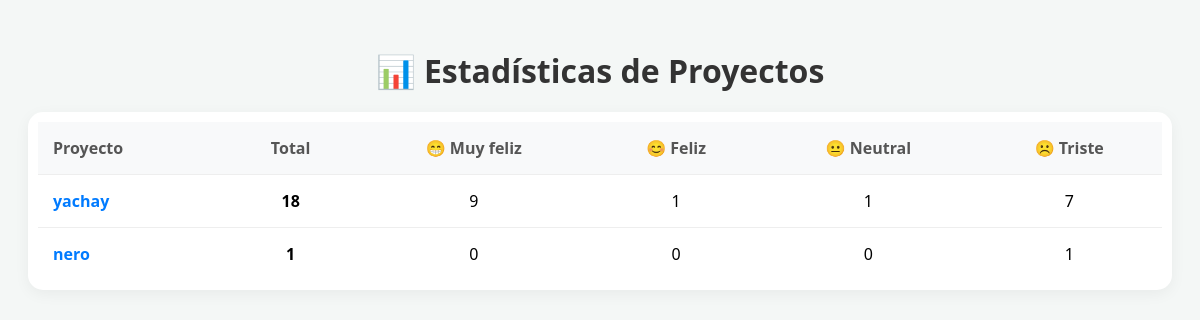
/estadisticas/, run on an earlier commit of the app's database.
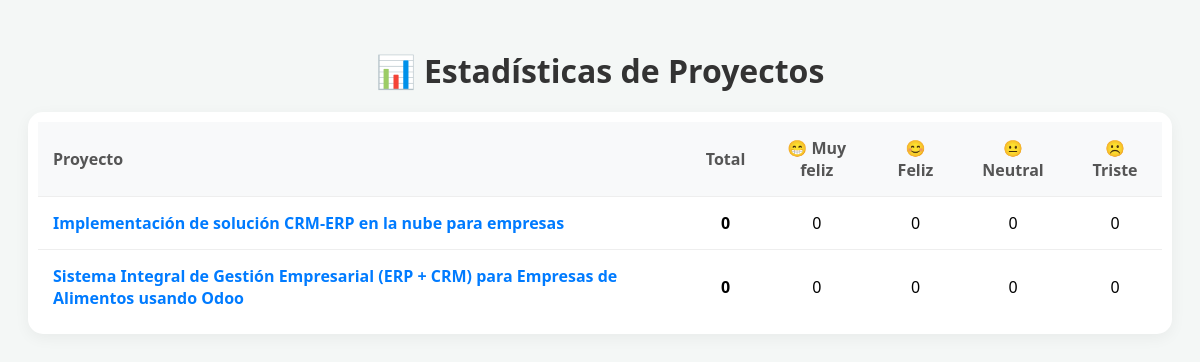
And on a later commit of the database.
### encuesta/models.py (models this page shows, shortened)
class Proyecto(models.Model):
    nombre = models.CharField(max_length=100)
    curso = models.CharField(max_length=100, null=True, blank=True, verbose_name="Curso / Ciclo")
    asesor = models.CharField(max_length=100, null=True, blank=True, verbose_name="Asesor / Docente")
    lider = models.CharField(max_length=100, null=True, blank=True, verbose_name="Líder del Proyecto")
    integrantes = models.TextField(null=True, blank=True, verbose_name="Resto de Integrantes", help_text="Escribe un nombre por línea")

### encuesta/views.py (the view)
# urls.py: path('estadisticas/', views.estadisticas, name='estadisticas'),
def estadisticas(request):
    proyectos = Proyecto.objects.all()
    datos = []
    for proyecto in proyectos:
        total = proyecto.votos.count()
        c1 = proyecto.votos.filter(opcion=1).count()
        c2 = proyecto.votos.filter(opcion=2).count()
        c3 = proyecto.votos.filter(opcion=3).count()
        c4 = proyecto.votos.filter(opcion=4).count()
        datos.append({
            "proyecto": proyecto,
            "total": total,
            "c1": c1,
            "c2": c2,
            "c3": c3,
            "c4": c4,
        })
    return render(request, "encuesta/estadisticas.html", {
        "datos": datos,
    })

### encuesta/templates/encuesta/estadisticas.html (shortened to what this page needs)
<!DOCTYPE html>
<html lang="es">
<head>
</head>
<body>
    <h1>📊 Estadísticas de Proyectos</h1>
    <div class="table-container">
        <table>
            <thead>
                <tr>
                    <th>Proyecto</th>
                    <th class="center">Total</th>
                    <th class="center">😁 Muy feliz</th>
                    <th class="center">😊 Feliz</th>
                    <th class="center">😐 Neutral</th>
                    <th class="center">☹️ Triste</th>
                </tr>
            </thead>
            <tbody>
                {% for fila in datos %}
                    <tr>
                        <td>{{ fila.proyecto.nombre }}</td>
                        <td class="center"><strong>{{ fila.total }}</strong></td>
                        <td class="center">{{ fila.c1 }}</td>
                        <td class="center">{{ fila.c2 }}</td>
                        <td class="center">{{ fila.c3 }}</td>
                        <td class="center">{{ fila.c4 }}</td>
                    </tr>
                {% empty %}
                    <tr>
                        <td colspan="6" class="center">No hay proyectos registrados.</td>
                    </tr>
                {% endfor %}
            </tbody>
        </table>
    </div>
</body>
</html>

### encuesta/templates/encuesta/estadisticas.html (style rules this page uses)
body { font-family: 'Segoe UI', sans-serif; padding: 20px; background-color: #f4f7f6; }
h1 { text-align: center; color: #333; margin-bottom: 20px; }
.table-container { background: white; border-radius: 15px; box-shadow: 0 4px 15px rgba(0,0,0,0.05); overflow-x: auto; padding: 10px; }
table { border-collapse: collapse; width: 100%; min-width: 600px; }
th, td { padding: 15px; text-align: left; border-bottom: 1px solid #eee; }
th { background-color: #f8f9fa; color: #555; font-weight: bold; }
tr:last-child td { border-bottom: none; }
td:nth-child(1) { font-weight: bold; color: #007bff; }
.center { text-align: center; }

What changed in the data, as far as the page shows it:
removed Proyecto: proyecto.nombre "yachay", total "18", c1 "9", c2 "1", c3 "1", c4 "7"
removed Proyecto: proyecto.nombre "nero", total "1", c1 "0", c2 "0", c3 "0", c4 "1"
added Proyecto: proyecto.nombre "Implementación de solución CRM-ERP en la nube para empresas", total "0", c1 "0", c2 "0", c3 "0", c4 "0"
added Proyecto: proyecto.nombre "Sistema Integral de Gestión Empresarial (ERP + CRM) para Empresas de Alimentos usando Odoo", total "0", c1 "0", c2 "0", c3 "0", c4 "0"
